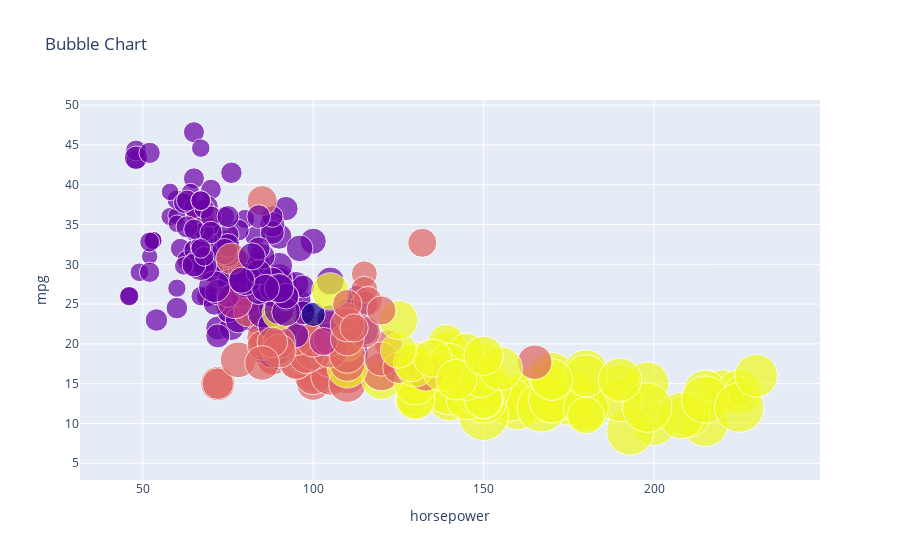

Notebook cell for this chart:
### Code cell
layout = go.Layout(title="Bubble Chart", 
                   xaxis=dict(title="horsepower"), 
                   yaxis=dict(title="mpg"), 
                   height=600)
fig = go.Figure(data=data, layout=layout)
pyo.iplot(fig)

### Figure 1 — Plotly figure (JSON) as saved in the notebook; plotly's stock layout.template omitted (floating-point values rounded to 4 significant figures; data arrays with more than 128 entries replaced by an {"elided": "..."} marker saying what was removed)
{"data": [{"marker": {"color": {"elided": "392 int values"}, "size": {"elided": "392 float values"}}, "mode": "markers", "text": {"elided": "392 str values"}, "type": "scatter", "x": {"elided": "392 int values"}, "y": {"elided": "392 float values"}}], "layout": {"autosize": true, "title": {"text": "Bubble Chart"}, "xaxis": {"autorange": true, "range": [32.89, 246.0], "title": {"text": "horsepower"}, "type": "linear"}, "yaxis": {"autorange": true, "range": [3.328, 50.43], "title": {"text": "mpg"}, "type": "linear"}}}
